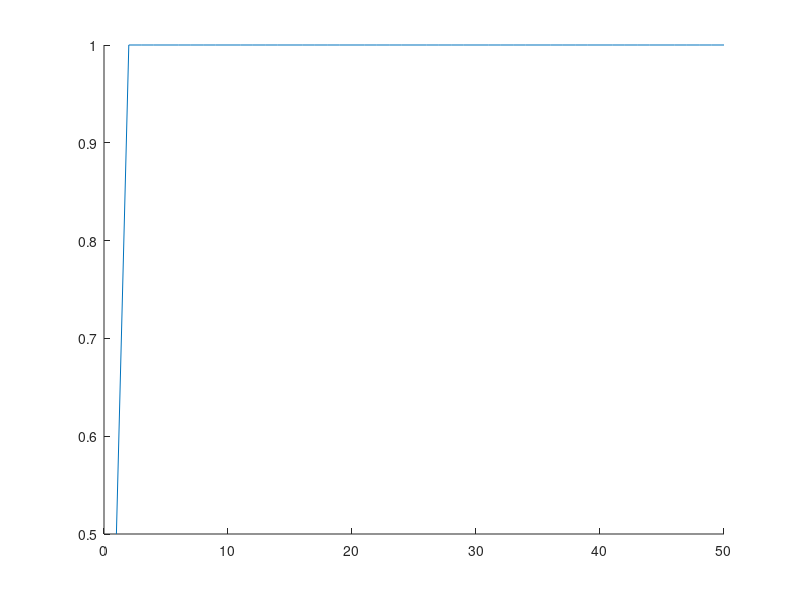
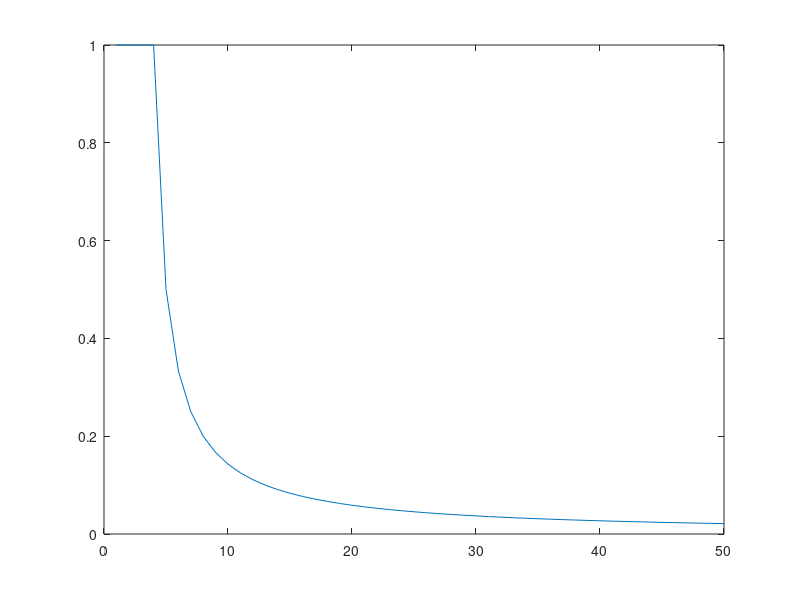

These figures' MATLAB source, in order:
close all 
clear all
clc

%Lamda variable
k=1;
muil=3;
tw=1;
for i = 1:50
 lamdal(i)=i; 
 if muil<=lamdal(i)
     PCl(i)=1;
 else
     Ll(i)=1/(muil-lamdal(i));
     if Ll(i)>tw
         PCl(i)=1;
     else 
         PCl(i)=Ll(i)/tw;
     end
 end
end
hold on
figure(1)
plot(lamdal,PCl)

%Miu variable
k=1;
lamdam=3;
tw=1;
for i = 1:50
 mium(i)=i; 
 if mium(i)<=lamdam
     PCm(i)=1;
 else
     Lm(i)=1/(mium(i)-lamdam);
     if Lm(i)>tw
         PCm(i)=1;
     else 
         PCm(i)=Lm(i)/tw;
     end
 end
end
hold on
figure(2)
plot(mium,PCm)